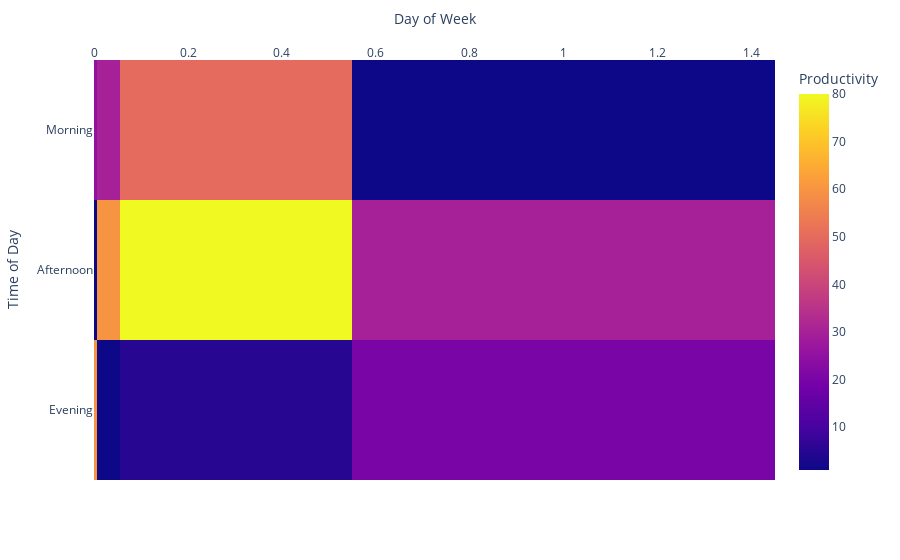

This figure's notebook cell:
### Code cell
import plotly.express as px
data=[[1, 25, 30, 50, 1], [20, 1, 60, 80, 30], [30, 60, 1, 5, 20]]
fig = px.imshow(data,
                labels=dict(x="Day of Week", y="Time of Day", color="Productivity"),
                x=[str(s) for s in df_tmp['client lr'].unique()],#['Monday', 'Tuesday', 'Wednesday', 'Thursday', 'Friday'],
                y=['Morning', 'Afternoon', 'Evening']
               )
fig.update_xaxes(side="top")
fig.show()

### Figure 1 — Plotly figure (JSON) as saved in the notebook; plotly's stock layout.template omitted (floating-point values rounded to 4 significant figures)
{"data": [{"coloraxis": "coloraxis", "hovertemplate": "Day of Week: %{x}<br>Time of Day: %{y}<br>Productivity: %{z}<extra></extra>", "type": "heatmap", "x": ["0.0001", "0.001", "0.01", "0.1", "1.0"], "y": ["Morning", "Afternoon", "Evening"], "z": [[1, 25, 30, 50, 1], [20, 1, 60, 80, 30], [30, 60, 1, 5, 20]]}], "layout": {"autosize": true, "coloraxis": {"colorbar": {"title": {"text": "Productivity"}}, "colorscale": [[0, "#0d0887"], [0.1111, "#46039f"], [0.2222, "#7201a8"], [0.3333, "#9c179e"], [0.4444, "#bd3786"], [0.5556, "#d8576b"], [0.6667, "#ed7953"], [0.7778, "#fb9f3a"], [0.8889, "#fdca26"], [1, "#f0f921"]]}, "margin": {"t": 60}, "xaxis": {"autorange": true, "constrain": "domain", "range": [-0.00035, 1.45], "scaleanchor": "y", "side": "top", "title": {"text": "Day of Week"}, "type": "linear"}, "yaxis": {"autorange": true, "constrain": "domain", "range": [2.5, -0.5], "title": {"text": "Time of Day"}, "type": "category"}}}
